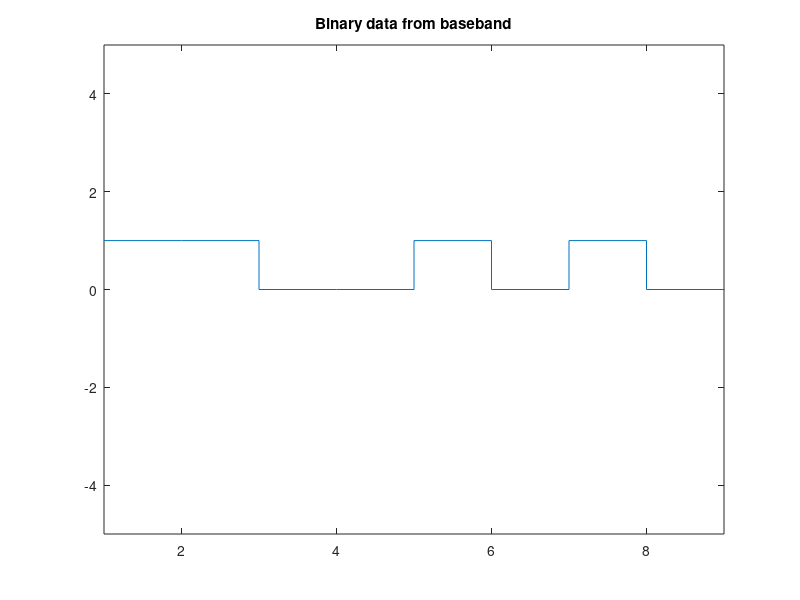
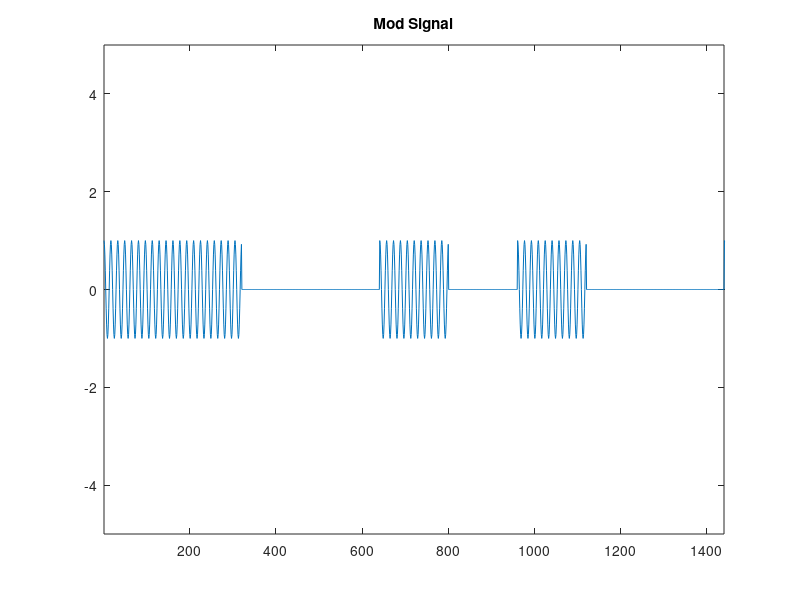

MATLAB code to generate these figures, in order: (Note: this script raises an error after producing the figures.)
%% Phase 2: Modulation for communication
clc; close all; clear workspace;

%Generated baseband data
N_bits = 1024;

%Let the carrier frequency be 10 KHz
Fc = 10000;

%carrier signal is 16 times oversampled
Fs = Fc * 16;

%consider the baseband data rate as 1 kbps
baseband_dataRate = 1000;
SamplePerBit = Fs / baseband_dataRate; % sampling period OR for each bit, sample 160 times.

%Modulate the data samples with carrier signal (cos(2pft))
Amp = 1;
t = 0: 1/Fs : N_bits/baseband_dataRate;
carrier_sig = Amp .* cos(2*pi*Fc*t);
% figure; plot(carrier_sig); ylim([-1.25 1.25]); xlim([0 160]); title("Carrier Sig");

%Assume a 6th order LPF with cut-off frequency 0.2 in the function
[b_low, a_low] = butter(6, 0.2);

signalLen = Fs* N_bits /baseband_dataRate + 1;
SNR = 5;

rng(0);
Data = randi([0 1], 1 , N_bits);
figure; stairs(Data); ylim([-5 5]); xlim([1 9]); title("Binary data from baseband");

%% Bandpass Modulation

Spower2Npower = (10.^(SNR/10));

DataStream = zeros(1, signalLen);
for i = 1: signalLen - 1
    DataStream(i) = Data(ceil(i*baseband_dataRate/Fs));
end
DataStream(signalLen) = DataStream(signalLen - 1);
% figure; stairs(DataStream); ylim([-5 5]); xlim([1 1440]); title("Extended to Fs");

% Modulated
OOK_Signal = carrier_sig .* DataStream;
figure; 
% stairs(DataStream); hold on; 
plot(OOK_Signal); ylim([-5 5]); xlim([1 1440]); title("Mod Signal");
% legend("Data", "Mod Signal");

%% Simulating channel and channel noise

OOK_SignalPower = bandpower(OOK_Signal);
OOK_NoisePower_variance = OOK_SignalPower ./ Spower2Npower;
rng(0);
OOK_Noise = sqrt(OOK_NoisePower_variance/2) .*randn(1,signalLen);
% figure; plot(OOK_Noise); ylim([-5 5]); xlim([1 1440]); title("Noise");

OOK_Signal_Received = OOK_Signal + OOK_Noise;
figure; 
% plot(OOK_Signal); hold on; 
plot(OOK_Signal_Received); ylim([-5 5]); xlim([1 1440]); title("Signal + Noise");
% legend("With noise", "Without noise");

%% At the receiver

OOK_Squared = OOK_Signal_Received.^2; %square law device (detection)
figure; plot(OOK_Squared); ylim([-0.25 3.5]); xlim([1 1440]); title("Squared");

% filtering of the demodulated signal
OOK_Filtered = filtfilt(b_low, a_low, OOK_Squared);
figure; plot(OOK_Filtered); ylim([-0.25 3.5]); xlim([1 1440]); title("Filtered");

% Use the decision threshold logic for decoding of received signals
OOK_Sampled = sample(OOK_Filtered, SamplePerBit, N_bits);
figure; stairs(OOK_Sampled, "-o"); ylim([-0.25 2]); xlim([1 9]); title("Sampled");

OOK_Result = zeros(1, N_bits);
for x = 1:N_bits
    if (OOK_Sampled(x) > (0.5*Amp))
        OOK_Result(x) = 1;
    else
        OOK_Result(x) = 0;
    end
end

figure; 
stairs(OOK_Sampled, "-o"); hold on;
yline((0.5*Amp)); hold on;
stairs(OOK_Result); ylim([-0.25 1.25]); xlim([1 9]); title("Binary output");

figure;
stairs(Data); hold on;
stairs(OOK_Result); ylim([-5 5]); xlim([1 9]); title("Binary output");
legend("input", "Output");

function sampled = sample(x,sampling_period,num_bit)
    sampled = zeros(1, num_bit);
    for n = 1: num_bit
        sampled(n) = x((2 * n - 1) * sampling_period / 2);
    end
end
